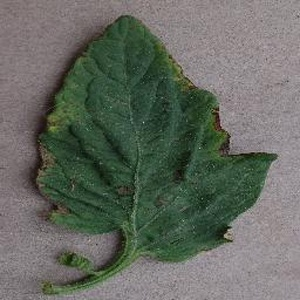
#> input picture dadata/tomato_bacterial_spot/Tomato___Bacterial_spot_100.jpg, 300 x 300 px, found by its file name; its folder holds only this picture in this run
$ jupyter execute --allow-errors sebelumpre.ipynb   (older library calls are emulated)
#> lines starting #> are read from the running program, lines starting #| are printed output that depends on the picture
[cell 1]
import os
import cv2 as cv
import numpy as np
import matplotlib.pyplot as plt
import pandas as pd
from sklearn.model_selection import train_test_split, cross_val_predict
from skimage.feature import graycomatrix, graycoprops
from sklearn.metrics import accuracy_score, precision_score, recall_score, f1_score, confusion_matrix, ConfusionMatrixDisplay
from sklearn.ensemble import RandomForestClassifier
from sklearn.neighbors import KNeighborsClassifier
from sklearn.preprocessing import StandardScaler
from sklearn.svm import SVC
from scipy.stats import entropy
import seaborn as sns
from sklearn.model_selection import KFold
from sklearn.metrics import classification_report

[cell 2]
data = []
labels = []
paths = []
file_name = []

for sub_folder in os.listdir("/content/dadata"):
    sub_folder_path = os.path.join("/content/dadata", sub_folder)
    sub_folder_files = os.listdir(sub_folder_path)
    for i, filename in enumerate(sub_folder_files):
        # Skip hidden files or system files
        if filename.startswith('.') or filename.startswith('_'):
            continue

        img_path = os.path.join(sub_folder_path, filename)
        img = cv.imread(img_path)
#> img is the input picture: shape (300, 300, 3); mean B, G, R 96.7, 105.7, 100.4

        # Check if the image was successfully loaded
        if img is not None:
            img = img.astype(np.uint8)
            data.append(img)
            labels.append(sub_folder)
            paths.append(img_path)
            name = os.path.splitext(filename)[0]
            file_name.append(filename)
        else:
            print(f"Warning: Unable to read image at path: {img_path}")

data = np.array(data)
labels = np.array(labels)
paths = np.array(paths)

print(len(data), len(labels), len(paths))
#| 2 2 2

#> (a cell that did not finish here is left out)

[cell 4]
def convert_to_grayscale(img):
    gray_img = cv.cvtColor(img, cv.COLOR_BGR2GRAY)
    return gray_img

[cell 5]
data_augmented = []
labels_augmented = []
paths_augmented = []
file_name_augmented = []

for i in range(len(data)):
    # Original image
    data_augmented.append(convert_to_grayscale(data[i]))
    labels_augmented.append(labels[i])
    paths_augmented.append(paths[i])
    file_name_augmented.append(file_name[i])

    # 90 degrees rotation
    rotated_90 = cv.rotate(data[i], cv.ROTATE_90_CLOCKWISE)
    data_augmented.append(convert_to_grayscale(rotated_90))
    labels_augmented.append(labels[i])
    paths_augmented.append(paths[i])
    file_name_augmented.append(file_name[i])

    # 180 degrees rotation
    rotated_180 = cv.rotate(data[i], cv.ROTATE_180)
    data_augmented.append(convert_to_grayscale(rotated_180))
    labels_augmented.append(labels[i])
    paths_augmented.append(paths[i])
    file_name_augmented.append(file_name[i])

    # 270 degrees rotation
    rotated_270 = cv.rotate(data[i], cv.ROTATE_90_COUNTERCLOCKWISE)
    data_augmented.append(convert_to_grayscale(rotated_270))
    labels_augmented.append(labels[i])
    paths_augmented.append(paths[i])
    file_name_augmented.append(file_name[i])
#> this loop made 2 passes
#> pass 1, in convert_to_grayscale, `gray_img = cv.cvtColor(img, cv.COLOR_BGR2GRAY)`:
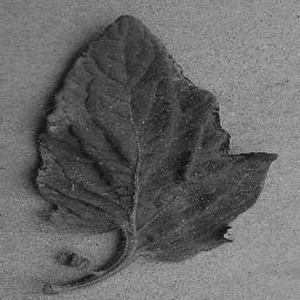
#> gray_img: shape (300, 300); min 8, max 199, mean 103.1
#> pass 1, `rotated_90 = cv.rotate(data[i], cv.ROTATE_90_CLOCKWISE)`:
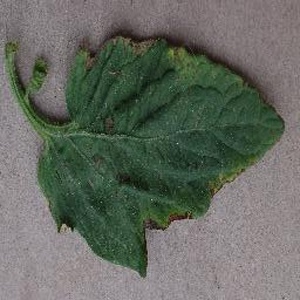
#> rotated_90: shape (300, 300, 3); mean of channels 0, 1, 2 96.7, 105.7, 100.4; drawn as B, G, R
#> pass 1, in convert_to_grayscale (call 2), `gray_img = cv.cvtColor(img, cv.COLOR_BGR2GRAY)`:
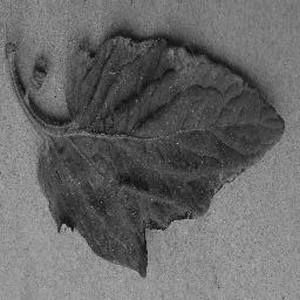
#> gray_img: shape (300, 300); min 8, max 199, mean 103.1
#> pass 1, `rotated_180 = cv.rotate(data[i], cv.ROTATE_180)`:
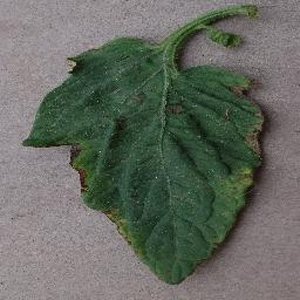
#> rotated_180: shape (300, 300, 3); mean of channels 0, 1, 2 96.7, 105.7, 100.4; drawn as B, G, R
#> after the loop:
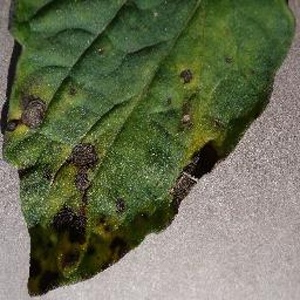
#> rotated_180: shape (300, 300, 3); mean of channels 0, 1, 2 82.2, 108.8, 102.5; drawn as B, G, R
#> after the loop:
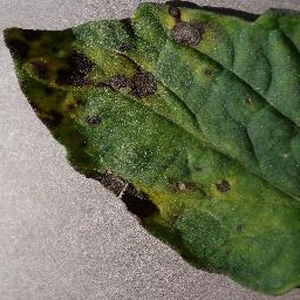
#> rotated_270: shape (300, 300, 3); mean of channels 0, 1, 2 82.2, 108.8, 102.5; drawn as B, G, R
#> after the loop:
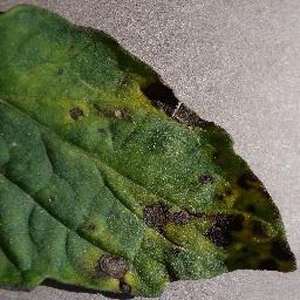
#> rotated_90: shape (300, 300, 3); mean of channels 0, 1, 2 82.2, 108.8, 102.5; drawn as B, G, R
#> after the loop, data_augmented = 8 items; file_name_augmented = 8 items, first 6: 'Tomato___Bacterial_spot_100.jpg', 'Tomato___Bacterial_spot_100.jpg', 'Tomato___Bacterial_spot_100.jpg', 'Tomato___Bacterial_spot_100.jpg', 'Tomato___Early_blight_1.jpg', 'Tomato___Early_blight_1.jpg'; labels_augmented = ['tomato_bacterial_spot', 'tomato_bacterial_spot', 'tomato_bacterial_spot', 'tomato_bacterial_spot', 'tomato_early_blight', 'tomato_early_blight', 'tomato_early_blight', 'tomato_early_blight']; paths_augmented = 8 items

print("Data sebelum augmentasi: ", len(data))
#| Data sebelum augmentasi:  2
print("Data setelah augmentasi: ", len(data_augmented))
#| Data setelah augmentasi:  8

[cell 6]
def glcm(image, derajat):
    if derajat == 0:
        angles = [0]
    elif derajat == 45:
        angles = [np.pi / 4]
    elif derajat == 90:
        angles = [np.pi / 2]
    elif derajat == 135:
        angles = [3 * np.pi / 4]
    else:
        raise ValueError("Invalid angle. It should be one of the following: 0, 45, 90, 135.")

    glcm = graycomatrix(image, [1], angles, 256, symmetric=True, normed=True)
    return glcm

[cell 7]
def correlation(matriks):
	return graycoprops(matriks, 'correlation')[0, 0]

def dissimilarity(matriks):
    return graycoprops(matriks, 'dissimilarity')[0, 0]

def homogenity(matriks):
    return graycoprops(matriks, 'homogeneity')[0, 0]

def contrast(matriks):
    return graycoprops(matriks, 'contrast')[0, 0]

def ASM(matriks):
    return graycoprops(matriks, 'ASM')[0, 0]

def energy(matriks):
    return graycoprops(matriks, 'energy')[0, 0]

def entropyGlcm(matriks):
    return entropy(matriks.ravel())

[cell 8]
Derajat0 = []
Derajat45 = []
Derajat90 = []
Derajat135 = []
for i in range(len(data_augmented)):
    D0 = glcm(data_augmented[i], 0)
    D45 = glcm(data_augmented[i], 45)
    D90 = glcm(data_augmented[i], 90)
    D135 = glcm(data_augmented[i], 135)
    Derajat0.append(D0)
    Derajat45.append(D45)
    Derajat90.append(D90)
    Derajat135.append(D135)
#> this loop made 8 passes
#> after the loop, Derajat0 = 8 items; Derajat135 = 8 items; Derajat45 = 8 items; Derajat90 = 8 items

[cell 9]
Kontras0, Kontras45, Kontras90, Kontras135 = [], [], [], []
dissimilarity0, dissimilarity45, dissimilarity90, dissimilarity135 =  [], [], [], []
homogenity0, homogenity45, homogenity90, homogenity135 = [], [], [], []
entropy0, entropy45, entropy90, entropy135 =  [], [], [], []
ASM0, ASM45, ASM90, ASM135 =  [], [], [], []
energy0, energy45, energy90, energy135 =  [], [], [], []
correlation0, correlation45, correlation90, correlation135 = [], [], [], []

[cell 10]
for i in range(len(data)):
    C0 = correlation(Derajat0[i])
    C45 = correlation(Derajat45[i])
    C90 = correlation(Derajat90[i])
    C135 = correlation(Derajat135[i])
    correlation0.append(C0)

    correlation45.append(C45)

    correlation90.append(C90)

    correlation135.append(C135)
#> this loop made 2 passes
#> (C0, C45, C90, C135) on passes 1 to 2: (0.962, 0.938, 0.958, 0.941), (0.958, 0.941, 0.962, 0.938)
#> after the loop, correlation0 = [0.962, 0.958]; correlation135 = [0.941, 0.938]; correlation45 = [0.938, 0.941]; correlation90 = [0.958, 0.962]

[cell 11]
for i in range(len(data)):
    K0 = contrast(Derajat0[i])
    K45 = contrast(Derajat45[i])
    K90 = contrast(Derajat90[i])
    K135 = contrast(Derajat135[i])
    Kontras0.append(K0)
    Kontras45.append(K45)
    Kontras90.append(K90)
    Kontras135.append(K135)
#> this loop made 2 passes
#> (K0, K45, K90, K135) on passes 1 to 2: (105.9, 173.3, 116.8, 166.1), (116.8, 166.1, 105.9, 173.3)
#> after the loop, Kontras0 = [105.9, 116.8]; Kontras135 = [166.1, 173.3]; Kontras45 = [173.3, 166.1]; Kontras90 = [116.8, 105.9]

[cell 12]
for i in range(len(data)):
    Dis0 = dissimilarity(Derajat0[i])
    Dis45 = dissimilarity(Derajat45[i])
    Dis90 = dissimilarity(Derajat90[i])
    Dis135 = dissimilarity(Derajat135[i])
    dissimilarity0.append(Dis0)
    dissimilarity45.append(Dis45)
    dissimilarity90.append(Dis90)
    dissimilarity135.append(Dis135)
#> this loop made 2 passes
#> (Dis0, Dis45, Dis90, Dis135) on passes 1 to 2: (7.32, 9.56, 7.76, 9.35), (7.76, 9.35, 7.32, 9.56)
#> after the loop, dissimilarity0 = [7.32, 7.76]; dissimilarity135 = [9.35, 9.56]; dissimilarity45 = [9.56, 9.35]; dissimilarity90 = [7.76, 7.32]

[cell 13]
for i in range(len(data)):
    H0 = homogenity(Derajat0[i])
    H45 = homogenity(Derajat45[i])
    H90 = homogenity(Derajat90[i])
    H135 = homogenity(Derajat135[i])
    homogenity0.append(H0)
    homogenity45.append(H45)
    homogenity90.append(H90)
    homogenity135.append(H135)
#> this loop made 2 passes
#> (H0, H45, H90, H135) on passes 1 to 2: (0.149, 0.112, 0.138, 0.115), (0.138, 0.115, 0.149, 0.112)
#> after the loop, homogenity0 = [0.149, 0.138]; homogenity135 = [0.115, 0.112]; homogenity45 = [0.112, 0.115]; homogenity90 = [0.138, 0.149]

[cell 14]
for i in range(len(data)):
    E0 = entropyGlcm(Derajat0[i])
    E45 = entropyGlcm(Derajat45[i])
    E90 = entropyGlcm(Derajat90[i])
    E135 = entropyGlcm(Derajat135[i])
    entropy0.append(E0)
    entropy45.append(E45)
    entropy90.append(E90)
    entropy135.append(E135)
#> this loop made 2 passes
#> (E0, E45, E90, E135) on passes 1 to 2: (8.39, 8.61, 8.44, 8.59), (8.44, 8.59, 8.39, 8.61)
#> after the loop, entropy0 = [8.39, 8.44]; entropy135 = [8.59, 8.61]; entropy45 = [8.61, 8.59]; entropy90 = [8.44, 8.39]

[cell 15]
for i in range(len(data)):
    A0 = ASM(Derajat0[i])
    A45 = ASM(Derajat45[i])
    A90 = ASM(Derajat90[i])
    A135 = ASM(Derajat135[i])
    ASM0.append(A0)
    ASM45.append(A45)
    ASM90.append(A90)
    ASM135.append(A135)
#> this loop made 2 passes
#> (A0, A45, A90, A135) on passes 1 to 2: (0.000336, 0.000265, 0.000315, 0.000269), (0.000315, 0.000269, 0.000336, 0.000265)
#> after the loop, ASM0 = [0.000336, 0.000315]; ASM135 = [0.000269, 0.000265]; ASM45 = [0.000265, 0.000269]; ASM90 = [0.000315, 0.000336]

[cell 16]
for i in range(len(data)):
    ER0 = energy(Derajat0[i])
    ER45 = energy(Derajat45[i])
    ER90 = energy(Derajat90[i])
    ER135 = energy(Derajat135[i])
    energy0.append(ER0)
    energy45.append(ER45)
    energy90.append(ER90)
    energy135.append(ER135)
#> this loop made 2 passes
#> (ER0, ER45, ER90, ER135) on passes 1 to 2: (0.0183, 0.0163, 0.0177, 0.0164), (0.0177, 0.0164, 0.0183, 0.0163)
#> after the loop, energy0 = [0.0183, 0.0177]; energy135 = [0.0164, 0.0163]; energy45 = [0.0163, 0.0164]; energy90 = [0.0177, 0.0183]

[cell 17]
# Memeriksa panjang setiap array
print("Filename length:", len(file_name))
print("Label length:", len(labels))
print("Contrast0 length:", len(Kontras0))
#| Contrast0 length: 2
print("Contrast45 length:", len(Kontras45))
#| Contrast45 length: 2
print("Contrast90 length:", len(Kontras90))
#| Contrast90 length: 2
print("Contrast135 length:", len(Kontras135))
#| Contrast135 length: 2
print("Homogeneity0 length:", len(homogenity0))
#| Homogeneity0 length: 2
print("Homogeneity45 length:", len(homogenity45))
#| Homogeneity45 length: 2
print("Homogeneity90 length:", len(homogenity90))
#| Homogeneity90 length: 2
print("Homogeneity135 length:", len(homogenity135))
#| Homogeneity135 length: 2
print("Dissimilarity0 length:", len(dissimilarity0))
#| Dissimilarity0 length: 2
print("Dissimilarity45 length:", len(dissimilarity45))
#| Dissimilarity45 length: 2
print("Dissimilarity90 length:", len(dissimilarity90))
#| Dissimilarity90 length: 2
print("Dissimilarity135 length:", len(dissimilarity135))
#| Dissimilarity135 length: 2
print("Entropy0 length:", len(entropy0))
#| Entropy0 length: 2
print("Entropy45 length:", len(entropy45))
#| Entropy45 length: 2
print("Entropy90 length:", len(entropy90))
#| Entropy90 length: 2
print("Entropy135 length:", len(entropy135))
#| Entropy135 length: 2
print("ASM0 length:", len(ASM0))
#| ASM0 length: 2
print("ASM45 length:", len(ASM45))
#| ASM45 length: 2
print("ASM90 length:", len(ASM90))
#| ASM90 length: 2
print("ASM135 length:", len(ASM135))
#| ASM135 length: 2
print("Energy0 length:", len(energy0))
#| Energy0 length: 2
print("Energy45 length:", len(energy45))
#| Energy45 length: 2
print("Energy90 length:", len(energy90))
#| Energy90 length: 2
print("Energy135 length:", len(energy135))
#| Energy135 length: 2
print("Correlation0 length:", len(correlation0))
#| Correlation0 length: 2
print("Correlation45 length:", len(correlation45))
#| Correlation45 length: 2
print("Correlation90 length:", len(correlation90))
#| Correlation90 length: 2
print("Correlation135 length:", len(correlation135))
#| Correlation135 length: 2

[cell 18]
dataTable = {
    'Filename': file_name,
    'Label': labels,
    'Contrast0': Kontras0, 'Contrast45': Kontras45, 'Contrast90': Kontras90, 'Contrast135': Kontras135,
    'Homogeneity0': homogenity0, 'Homogeneity45': homogenity45, 'Homogeneity90': homogenity90, 'Homogeneity135': homogenity135,
    'Dissimilarity0': dissimilarity0, 'Dissimilarity45': dissimilarity45, 'Dissimilarity90': dissimilarity90, 'Dissimilarity135': dissimilarity135,
    'Entropy0': entropy0, 'Entropy45': entropy45, 'Entropy90': entropy90, 'Entropy135': entropy135,
    'ASM0': ASM0, 'ASM45': ASM45, 'ASM90': ASM90, 'ASM135': ASM135,
    'Energy0': energy0, 'Energy45': energy45, 'Energy90': energy90, 'Energy135': energy135,
    'Correlation0': correlation0, 'Correlation45': correlation45, 'Correlation90': correlation90, 'Correlation135': correlation135,
}

[cell 19]
df = pd.DataFrame(dataTable)
#> df = table of 2 rows and 30 columns
df.to_csv('hasil_0.csv', index=False)

hasilEkstrak = pd.read_csv('hasil_0.csv')
hasilEkstrak

[cell 20]
correlation = hasilEkstrak.drop(columns=['Label','Filename']).corr()

threshold = 0.95
selectionFeature = []
columns = np.full((correlation.shape[0],), True, dtype=bool)
for i in range(correlation.shape[0]):
	for j in range(i+1, correlation.shape[0]):
		if correlation.iloc[i,j] >= threshold:
			if columns[j]:
				columns[j] = False
select = hasilEkstrak.drop(columns=['Label','Filename']).columns[columns]
x_new = hasilEkstrak[select]
x_new
y = hasilEkstrak['Label']
plt.figure(figsize=(17,17))
sns.heatmap(x_new.corr(), annot=True, cmap='Blues', fmt=".2f")
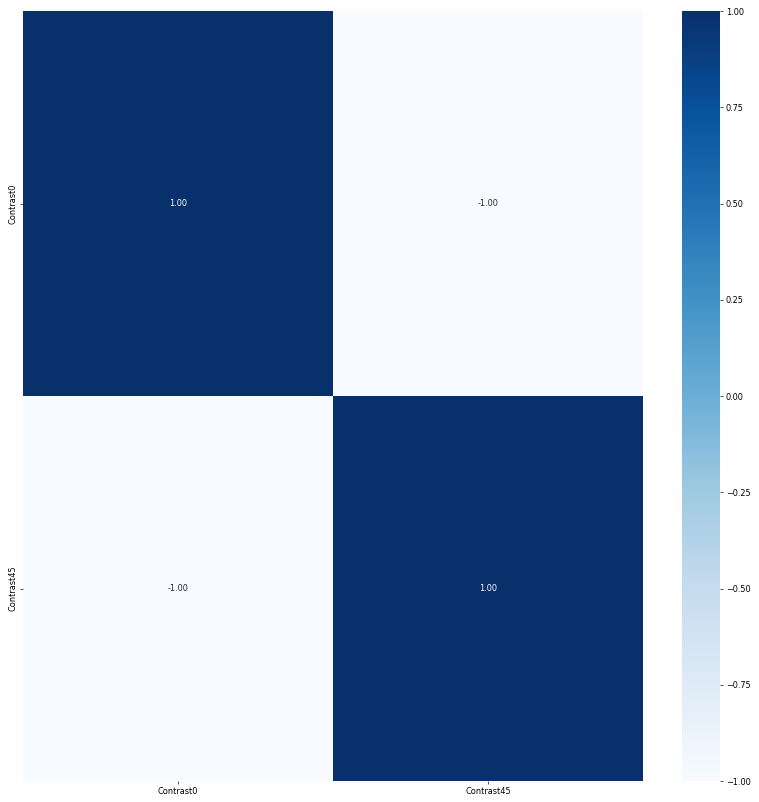
#> figure drawn by matplotlib, 2 panels

[cell 21]
numeric_cols = hasilEkstrak.select_dtypes(include='number')
correlation_matrix = numeric_cols.corr().abs()

plt.figure(figsize=(20, 16))
sns.heatmap(correlation_matrix, annot=True, cmap='coolwarm', fmt=".2f")
plt.title('Matriks Korelasi antar Fitur')
plt.show()
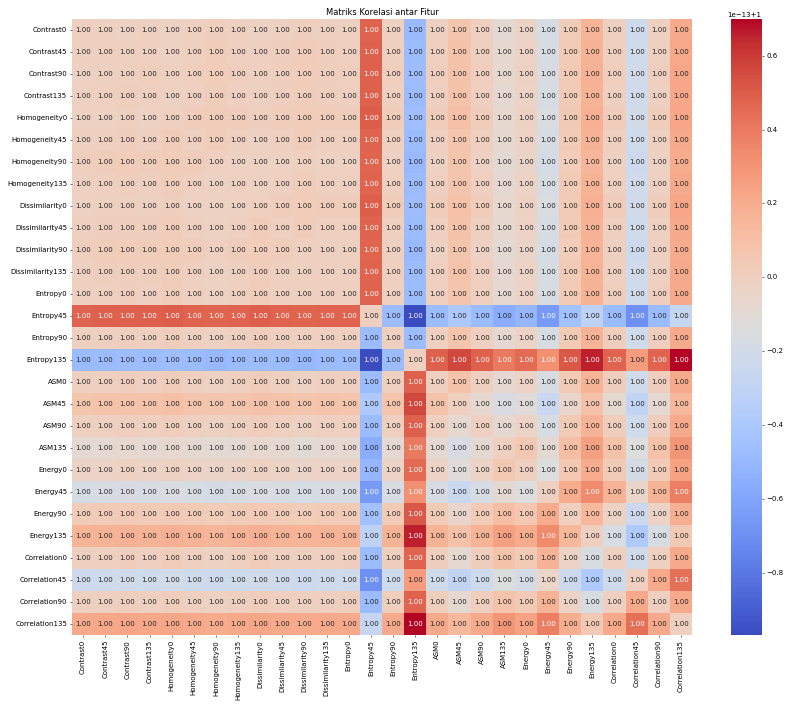
#> figure drawn by matplotlib, 2 panels

[cell 22]
X_train, X_test, y_train, y_test = train_test_split(x_new, y, test_size=0.3, random_state=42)
print(X_train)
print(X_test)

[cell 23]
scaler = StandardScaler()
X_train = scaler.fit_transform(X_train)
X_test = scaler.transform(X_test)

[cell 24]
rf = RandomForestClassifier(n_estimators=100, random_state=42)
rf.fit(X_train, y_train)
y_pred_rf = rf.predict(X_test)

[cell 25]
report_rf = classification_report(y_test, y_pred_rf)
print("Report Random Forest")
print(report_rf)

[cell 26]
cm_rf = confusion_matrix(y_test, y_pred_rf)

plt.figure(figsize=(8, 6))
sns.heatmap(cm_rf, annot=True, cmap='coolwarm')

plt.title('Confusion Matrix Random Forest')
plt.xlabel("Predicted")
plt.ylabel("True")

plt.show()
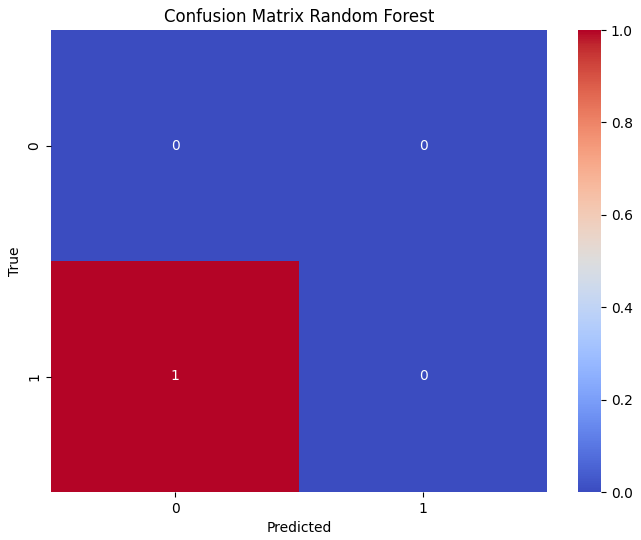
#> figure drawn by matplotlib, 2 panels
